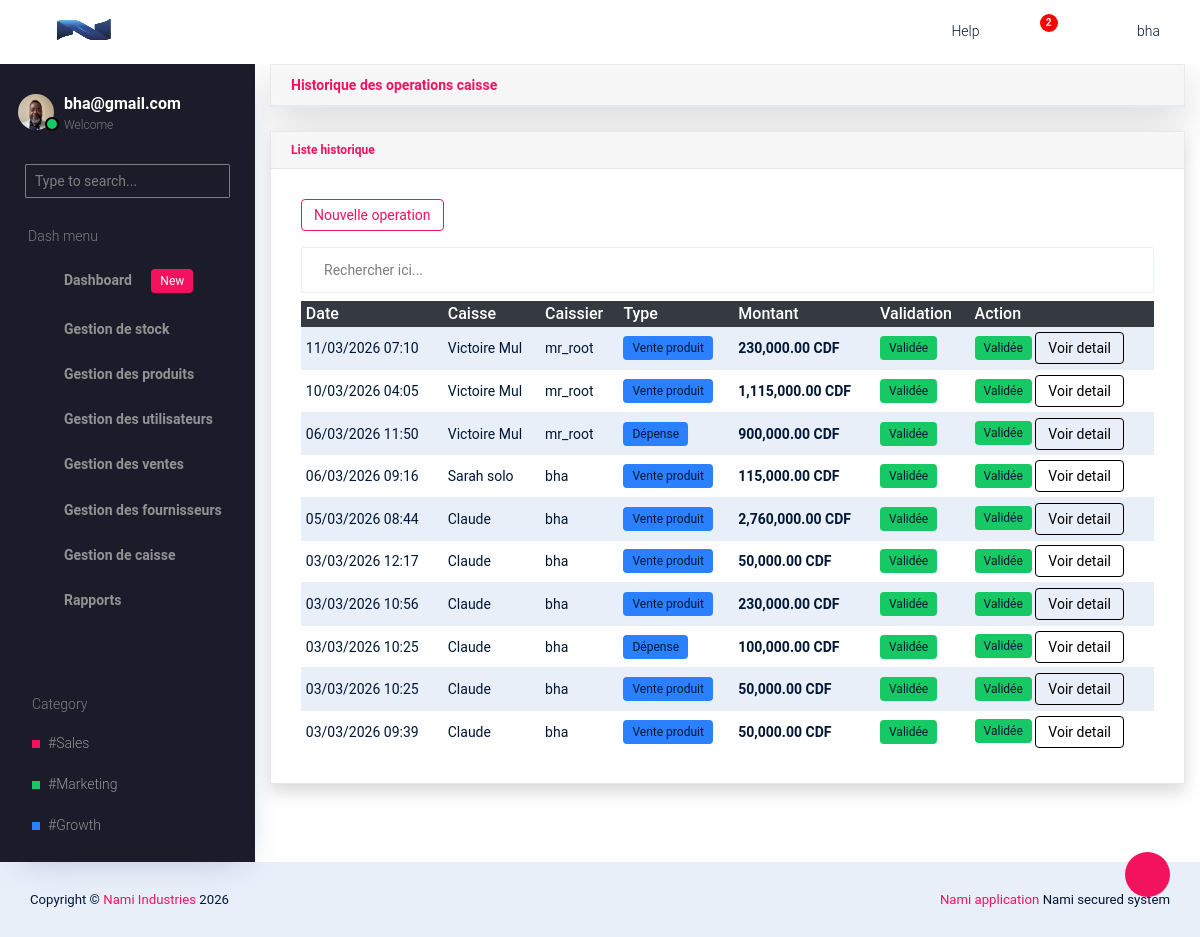
The page /main/historique-caisse/ (signed in) on the database its author committed.
### companie/models.py (models this page shows, shortened)
class Company(models.Model):
    BUSINESS_TYPES = (
        ('etablissement', 'Etablissement'),
        ('societe', 'Societe'),
    )
    ESTABLISHMENT_TYPES = (
        ('pme', 'PME'),
        ('ipme', 'IPME'),
        ('ecs', 'Entreprise en commandite simple'),
    )
    COMPANY_TYPES = (
        ('sa', 'Societe par actions'),
        ('sarl', 'Societe a responsabilite limitee'),
        ('personnes', 'Societe de personnes'),
    )
    CURRENCY_CHOICES = (
        ('BIF', 'Franc Burundais (BIF)'),
        ('USD', 'Dollar Americain (USD)'),
        ('EUR', 'Euro (EUR)'),
        ('CDF', 'Franc Congolais (CDF)'),
    )
    name = models.CharField(max_length=200)
    owner_name = models.CharField(max_length=200)
    business_type = models.CharField(max_length=20, choices=BUSINESS_TYPES)
    sub_type = models.CharField(max_length=50, blank=True)
    registration_number = models.CharField(max_length=150)
    country = CountryField()
    province = models.CharField(max_length=100)
    email = models.EmailField()
    phone = models.CharField(max_length=30)
    address = models.CharField(max_length=255, blank=True, null=True)
    website = models.URLField(blank=True, null=True)
    currency = models.CharField(
        max_length=10,
        choices=CURRENCY_CHOICES,
        default='CDF'
    )
    tva = models.DecimalField(max_digits=12, decimal_places=2, default=Decimal("0.00"))
    logo = models.ImageField(
        upload_to='company_logo/',
        blank=True,
        null=True
    )
    created_at = models.DateTimeField(auto_now_add=True)

### account/models.py (models this page shows, shortened)
class Profile(models.Model):
    user = models.OneToOneField(User, on_delete=models.CASCADE)
    photo = models.ImageField(upload_to="profiles/", blank=True, null=True)

### finance/models.py (models this page shows, shortened)
class CashOperation(models.Model):
    SALE = 'SALE'
    EXPENSE = 'EXPENSE'
    CLOSURE = 'CLOSURE'
    OTHER = 'OTHER'
    OPERATION_TYPE = [
        (SALE, 'Vente produit'),
        (EXPENSE, 'Dépense'),
        (CLOSURE, 'Clôture de caisse'),
        (OTHER, 'Autre'),
    ]
    cashier = models.ForeignKey(
        'Cashier',
        on_delete=models.PROTECT,
        related_name='operations'
    )
    cash_register = models.ForeignKey(
        CashRegister,
        on_delete=models.PROTECT,
        related_name='operations',
        null=True
    )
    operation_type = models.CharField(max_length=20, choices=OPERATION_TYPE)
    description = models.TextField(blank=True, null=True)
    amount = models.DecimalField(max_digits=15, decimal_places=2)
    created_at = models.DateTimeField(auto_now_add=True)
    validated_by_admin = models.BooleanField(default=False)

class CashRegister(models.Model):
    name = models.CharField(max_length=100)  # ex: Caisse 1
    shop = models.ForeignKey(Company, on_delete=models.CASCADE)
    is_active = models.BooleanField(default=True)  # ouverte ou fermée
    created_at = models.DateTimeField(auto_now_add=True)

class Cashier(models.Model):
    user = models.OneToOneField(User, on_delete=models.CASCADE)
    phone = models.CharField(max_length=20, blank=True, null=True)
    is_active = models.BooleanField(default=True)
    cash_registers = models.ManyToManyField(CashRegister, blank=True, related_name='cashiers', null=True)
    created_at = models.DateTimeField(auto_now_add=True)

### core/views.py (the view)
# urls.py: path('historique-caisse/', views.cashoperation_list, name='cashoperation_list'),
@login_required
@role_required("Admin","Caisse")
def cashoperation_list(request):
    template = loader.get_template('cashier/operation_caisse.html')
    group = request.user.groups.first()
    if group:
        if group.name == "Admin":
            operations = CashOperation.objects.select_related(
                "cashier",
                "cash_register"
            ).order_by("-created_at")
        elif group.name == "Caisse":
            operations = CashOperation.objects.select_related(
                "cashier",
                "cash_register"
            ).filter(cashier__user=request.user).order_by("-created_at")
    context = {
        'operations':operations
    }
    return HttpResponse(template.render(context, request))

### core/context_processors.py (called while the page is built)
def company_info(request):
	company = Company.objects.first()
	return {
		'company':company
	}

### core/templates/cashier/operation_caisse.html (shortened to what this page needs)
{% extends 'base.html' %}
{% block content %}
{% load humanize %}
<div class="container-fluid">
    <div class="card mb-4 shadow-lg">
        <div class="card-header m-0 font-weight-bold text-primary">
            Historique des operations caisse
        </div>
    </div>
    <div class="card shadow">
        <div class="card-header">
            <h6 class="m-0 font-weight-bold text-primary">
                Liste historique
            </h6>
        </div>
        <div class="card-body">
            <a href="{% url 'cashoperation_create' %}" class="btn btn-outline-primary btn-sm mb-3">
                Nouvelle operation
            </a>
            <div class="table-responsive">
                <div class="input-group">
                   <input type="text" id="searchInput" class="form-control mb-2" placeholder="Rechercher ici...">
                </div>
                <table class="table table-sm table-striped" id="dataTable">
                    <thead class="table-dark">
                        <tr>
                            <th>Date</th>
                            <th>Caisse</th>
                            <th>Caissier</th>
                            <th>Type</th>
                            <th>Montant</th>
                            <th>Validation</th>
                            <th>Action</th>
                        </tr>
                    </thead>
                    <tbody>
                        {% for operation in operations %}
                        <tr>
                            <td>{{ operation.created_at|date:"d/m/Y H:i" }}</td>
                            <td>{{ operation.cash_register.name }}</td>
                            <td>{{ operation.cashier.user.username }}</td>
                            <td>
                                <span class="badge bg-info">
                                    {{ operation.get_operation_type_display }}
                                </span>
                            </td>
                            <td>
                                <strong>{{ operation.amount|intcomma }} {{ company.currency }}</strong>
                            </td>
                            <td>
                                {% if operation.validated_by_admin %}
                                    <span class="badge bg-success">Validée</span>
                                {% else %}
                                    <span class="badge bg-warning text-dark">En attente</span>
                                {% endif %}
                            </td>
                            <td>
                                {% if not operation.validated_by_admin and request.user.is_staff %}
                                    <a href="{% url 'cashoperation_validate' operation.id %}"
                                    class="btn btn-sm btn-success">
                                        Valider
                                    </a>
                                {% elif operation.validated_by_admin %}
                                    <span class="badge bg-success">Validée</span>
                                {% endif %}
                                <a href="{% url 'cashoperation_detail' operation.id %}"
                                class="btn btn-sm btn-outline-dark">
                                    Voir detail
                                </a>
                            </td>
                        </tr>
                        {% empty %}
                        <tr>
                            <td colspan="7" class="text-center">
                                Aucun(e) caissier enregistrée
                            </td>
                        </tr>
                        {% endfor %}
                    </tbody>
                </table>
            </div>
        </div>
    </div>
</div>
{% endblock %}

### core/templates/base.html (shortened to what this page needs)
{% load static %}
<!DOCTYPE html>
<html lang="en">
  <head>
    <link rel="stylesheet" href="{% static 'vendors/typicons.font/font/typicons.css' %}">
    <link rel="stylesheet" href="{% static 'vendors/css/vendor.bundle.base.css' %}">
    <link rel="stylesheet" href="{% static 'css/vertical-layout-light/style.css' %}">
  </head>
  <body>
    <div class="container-scroller">
      <nav class="navbar col-lg-12 col-12 p-0 fixed-top d-flex flex-row">
        <div class="text-center navbar-brand-wrapper d-flex align-items-center justify-content-center">
          <a class="navbar-brand brand-logo" href="{% url 'dashboard:admin_dashboard' %}">
            {% if company and company.logo %}
            <img src="{{ company.logo.url }}" class="img-fluid" alt="logo"/>
            {% else %}
            <img src="{% static 'images/logo-mini.svg' %}" alt="logo"/>
            {% endif %}
          </a>
          <button class="navbar-toggler navbar-toggler align-self-center d-none d-lg-flex" type="button" data-toggle="minimize">
            <span class="typcn typcn-th-menu"></span>
          </button>
        </div>
        <div class="navbar-menu-wrapper d-flex align-items-center justify-content-end">
          <ul class="navbar-nav navbar-nav-right">
            <li class="nav-item d-none d-lg-flex  mr-2">
              <a class="nav-link" href="#">
                Help
              </a>
            </li>
            <li class="nav-item dropdown  d-flex">
              <a class="nav-link count-indicator dropdown-toggle d-flex align-items-center justify-content-center" id="notificationDropdown" href="#" data-toggle="dropdown">
                <i class="typcn typcn-bell mr-0"></i>
                <span class="count bg-danger">2</span>
              </a>
            </li>
            <li class="nav-item nav-profile dropdown">
              {% if user.is_authenticated %}
              <a class="nav-link dropdown-toggle  pl-0 pr-0" href="#" data-toggle="dropdown" id="profileDropdown">
                <i class="typcn typcn-user-outline mr-0"></i>
                <span class="nav-profile-name">{{ user.username }}</span>
              </a>
              {% endif %}
            </li>
          </ul>
        </div>
      </nav>
      <div class="container-fluid page-body-wrapper">
        <div class="theme-setting-wrapper">
          <div id="settings-trigger"><i class="typcn typcn-cog-outline"></i></div>
        </div>
        <nav class="sidebar sidebar-offcanvas" id="sidebar">
        <ul class="nav">
          <li class="nav-item">
            <div class="d-flex sidebar-profile">
              {% if user.is_authenticated %}
                {% if request.user.profile.photo %}
                  <div class="sidebar-profile-image">
                    <img src="{{ request.user.profile.photo.url }}" alt="image">
                    <span class="sidebar-status-indicator"></span>
                  </div>
                {% endif %}
              <div class="sidebar-profile-name">
                <p class="sidebar-name">
                  {{ user.email }}
                </p>
                <p class="sidebar-designation">
                  Welcome
                </p>
              </div>
              {% endif %}
            </div>
            <div class="nav-search">
              <div class="input-group">
                <input type="text" class="form-control" placeholder="Type to search..." aria-label="search" aria-describedby="search">
                <div class="input-group-append">
                  <span class="input-group-text" id="search">
                    <i class="typcn typcn-zoom"></i>
                  </span>
                </div>
              </div>
            </div>
            <p class="sidebar-menu-title">Dash menu</p>
          </li>
          {% for group in request.user.groups.all %}
            {% if group.name == "Admin" or group.name == "Caisse" or group.name == "Gestionnaire_stock" %}
            <li class="nav-item">
              <a class="nav-link" href="{% url 'dashboard:admin_dashboard' %}">
                <i class="typcn typcn-device-desktop menu-icon"></i>
                <span class="menu-title">Dashboard <span class="badge badge-primary ml-3">New</span></span>
              </a>
            </li>
            {% endif %}
            {% if group.name == "Admin" or group.name == "Gestionnaire_stock" %}
            <li class="nav-item">
              <a class="nav-link" data-toggle="collapse" href="#ui-basic" aria-expanded="false" aria-controls="ui-basic">
                <i class="typcn typcn-briefcase menu-icon"></i>
                <span class="menu-title">Gestion de stock</span>
                <i class="typcn typcn-chevron-right menu-arrow"></i>
              </a>
            </li>
          {% endif %}
          {% if group.name == "Admin" or group.name == "Gestionnaire_stock" %}
          <li class="nav-item">
            <a class="nav-link" data-toggle="collapse" href="#form-elements" aria-expanded="false" aria-controls="form-elements">
              <i class="typcn typcn-film menu-icon"></i>
              <span class="menu-title">Gestion des produits</span>
              <i class="menu-arrow"></i>
            </a>
          </li>
          {% endif %}
          {% if group.name == "Admin" %}
          <li class="nav-item">
            <a class="nav-link" data-toggle="collapse" href="#charts" aria-expanded="false" aria-controls="charts">
              <i class="typcn typcn-chart-pie-outline menu-icon"></i>
              <span class="menu-title">Gestion des utilisateurs</span>
              <i class="menu-arrow"></i>
            </a>
          </li>
          {% endif %}
          {% if group.name == "Admin" or group.name == "Caisse" %}
          <li class="nav-item">
            <a class="nav-link" data-toggle="collapse" href="#tables" aria-expanded="false" aria-controls="tables">
              <i class="typcn typcn-th-small-outline menu-icon"></i>
              <span class="menu-title">Gestion des ventes</span>
              <i class="menu-arrow"></i>
            </a>
          </li>
          {% endif %}
          {% if group.name == "Admin" %}
          <li class="nav-item">
            <a class="nav-link" data-toggle="collapse" href="#auth" aria-expanded="false" aria-controls="auth">
              <i class="typcn typcn-user-add-outline menu-icon"></i>
              <span class="menu-title">Gestion des fournisseurs</span>
              <i class="menu-arrow"></i>
            </a>
          </li>
          {% endif %}
          {% if group.name == "Admin" or group.name == "Caisse" %}
          <li class="nav-item">
            <a class="nav-link" data-toggle="collapse" href="#error" aria-expanded="false" aria-controls="error">
              <i class="typcn typcn-globe-outline menu-icon"></i>
              <span class="menu-title">Gestion de caisse</span>
              <i class="menu-arrow"></i>
            </a>
          </li>
          {% endif %}
          {% if group.name == "Admin" %}
          <li class="nav-item">
            <a class="nav-link" data-toggle="collapse" href="#rapport" aria-expanded="false" aria-controls="rapport">
              <i class="typcn typcn-document-text menu-icon"></i>
              <span class="menu-title">Rapports</span>
              <i class="menu-arrow"></i>
            </a>
          </li>
          {% endif %}
          {% endfor %}
        </ul>
        <ul class="sidebar-legend">
          <li>
            <p class="sidebar-menu-title">Category</p>
          </li>
          <li class="nav-item"><a href="#" class="nav-link">#Sales</a></li>
          <li class="nav-item"><a href="#" class="nav-link">#Marketing</a></li>
          <li class="nav-item"><a href="#" class="nav-link">#Growth</a></li>
        </ul>
      </nav>
        {% block content %}{% endblock %}
    </div>
  </body>
  <footer class="footer">
  <div class="d-sm-flex justify-content-center justify-content-sm-between">
    <span class="text-center text-sm-left d-block d-sm-inline-block">Copyright © <a href="https://" target="_blank">Nami Industries</a> 2026</span>
    <span class="float-none float-sm-right d-block mt-1 mt-sm-0 text-center"><a href="https://" target="_blank">Nami application </a>Nami secured system</span>
  </div>
</footer>
</html>

### rows shown on the page
Company: logo (picture), currency "CDF"
CashOperation: created_at "11/03/2026 07:10", cash_register.name "Victoire Mul", cashier.user.username "mr_root", operation_type "Vente produit", amount "230,000.00", validated_by_admin "Validée"
CashOperation: created_at "10/03/2026 04:05", cash_register.name "Victoire Mul", cashier.user.username "mr_root", operation_type "Vente produit", amount "1,115,000.00", validated_by_admin "Validée"
CashOperation: created_at "06/03/2026 11:50", cash_register.name "Victoire Mul", cashier.user.username "mr_root", operation_type "Dépense", amount "900,000.00", validated_by_admin "Validée"
CashOperation: created_at "06/03/2026 09:16", cash_register.name "Sarah solo", cashier.user.username "bha", operation_type "Vente produit", amount "115,000.00", validated_by_admin "Validée"
CashOperation: created_at "05/03/2026 08:44", cash_register.name "Claude", cashier.user.username "bha", operation_type "Vente produit", amount "2,760,000.00", validated_by_admin "Validée"
CashOperation: created_at "03/03/2026 12:17", cash_register.name "Claude", cashier.user.username "bha", operation_type "Vente produit", amount "50,000.00", validated_by_admin "Validée"
CashOperation: created_at "03/03/2026 10:56", cash_register.name "Claude", cashier.user.username "bha", operation_type "Vente produit", amount "230,000.00", validated_by_admin "Validée"
CashOperation: created_at "03/03/2026 10:25", cash_register.name "Claude", cashier.user.username "bha", operation_type "Dépense", amount "100,000.00", validated_by_admin "Validée"
CashOperation: created_at "03/03/2026 10:25", cash_register.name "Claude", cashier.user.username "bha", operation_type "Vente produit", amount "50,000.00", validated_by_admin "Validée"
CashOperation: created_at "03/03/2026 09:39", cash_register.name "Claude", cashier.user.username "bha", operation_type "Vente produit", amount "50,000.00", validated_by_admin "Validée"

### other values the page prints
{{ user.username }} "bha"
{{ user.email }} "bha@gmail.com"
